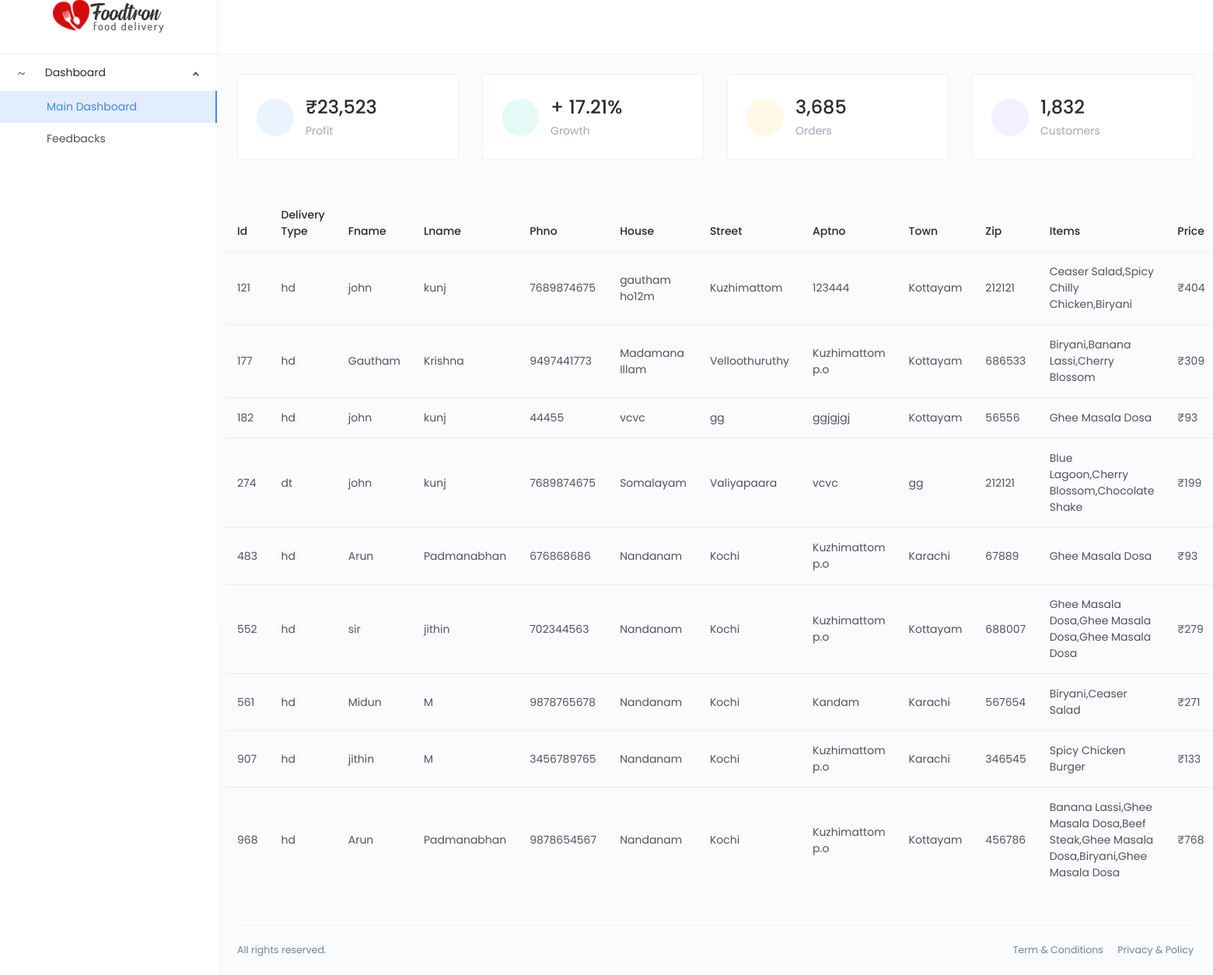
/admin/admin.php, run on the app's committed database.
### tables this page shows
CREATE TABLE `orders` (
  `id` varchar(20) NOT NULL,
  `dtype` varchar(10) NOT NULL,
  `fname` varchar(20) NOT NULL,
  `lname` varchar(20) NOT NULL,
  `house` varchar(20) NOT NULL,
  `street` varchar(20) NOT NULL,
  `aptno` varchar(20) NOT NULL,
  `town` varchar(20) NOT NULL,
  `zip` varchar(20) NOT NULL,
  `email` varchar(20) NOT NULL,
  `phno` varchar(20) NOT NULL,
  `noc` varchar(20) NOT NULL,
  `cardtype` varchar(20) NOT NULL,
  `cardno` varchar(20) NOT NULL,
  `expmonth` varchar(20) NOT NULL,
  `expyear` varchar(20) NOT NULL,
  `cvv` varchar(5) NOT NULL,
  `prods` varchar(2000) NOT NULL,
  `payment` int(30) NOT NULL,
  `dstatus` varchar(2000) NOT NULL
);

### admin/admin.php (the view, shortened to what this page needs)
<!DOCTYPE html>
<html lang="en">
<head>
    <link href="assets/css/app.min.css" rel="stylesheet">
</head>
<body style="overflow-x:auto;">
    <div class="app">
        <div class="layout">
            <div class="header">
                <div class="logo logo-dark">
                    <a href="../index.php">
                        <img src="../images/logo/foody.png" alt="Logo">
                    </a>
                </div>
                <div class="nav-wrap">
                </div>
            </div>
            <div class="side-nav">
                <div class="side-nav-inner">
                    <ul class="side-nav-menu scrollable">
                        <li class="nav-item dropdown open">
                            <a class="dropdown-toggle" href="javascript:void(0);">
                                <span class="icon-holder">
                                    <i class="anticon anticon-dashboard"></i>
                                </span>
                                <span class="title">Dashboard</span>
                            </a>
                            <ul class="dropdown-menu">
                                <li class="active">
                                    <a href="admin.php">Main Dashboard</a>
                                </li>
                                <li class="">
                                <a href="feedbacks.php">Feedbacks</a>
                                </li>
                            </ul>
                        </li>
                    </ul>
                </div>
            </div>
            <div class="page-container">
                <div class="main-content">
                    <div class="row">
                        <div class="col-md-6 col-lg-3">
                            <div class="card">
                                <div class="card-body">
                                    <div class="media align-items-center">
                                        <div class="avatar avatar-icon avatar-lg avatar-blue">
                                            <i class="anticon anticon-dollar"></i>
                                        </div>
                                        <div class="m-l-15">
                                            <h2 class="m-b-0">₹23,523</h2>
                                            <p class="m-b-0 text-muted">Profit</p>
                                        </div>
                                    </div>
                                </div>
                            </div>
                        </div>
                        <div class="col-md-6 col-lg-3">
                            <div class="card">
                                <div class="card-body">
                                    <div class="media align-items-center">
                                        <div class="avatar avatar-icon avatar-lg avatar-cyan">
                                            <i class="anticon anticon-line-chart"></i>
                                        </div>
                                        <div class="m-l-15">
                                            <h2 class="m-b-0">+ 17.21%</h2>
                                            <p class="m-b-0 text-muted">Growth</p>
                                        </div>
                                    </div>
                                </div>
                            </div>
                        </div>
                        <div class="col-md-6 col-lg-3">
                            <div class="card">
                                <div class="card-body">
                                    <div class="media align-items-center">
                                        <div class="avatar avatar-icon avatar-lg avatar-gold">
                                            <i class="anticon anticon-profile"></i>
                                        </div>
                                        <div class="m-l-15">
                                            <h2 class="m-b-0">3,685</h2>
                                            <p class="m-b-0 text-muted">Orders</p>
                                        </div>
                                    </div>
                                </div>
                            </div>
                        </div>
                        <div class="col-md-6 col-lg-3">
                            <div class="card">
                                <div class="card-body">
                                    <div class="media align-items-center">
                                        <div class="avatar avatar-icon avatar-lg avatar-purple">
                                            <i class="anticon anticon-user"></i>
                                        </div>
                                        <div class="m-l-15">
                                            <h2 class="m-b-0">1,832</h2>
                                            <p class="m-b-0 text-muted">Customers</p>
                                        </div>
                                    </div>
                                </div>
                            </div>
                        </div>
                        <div class="m-t-25">
                            <table id="data-table" class="table">
                                <thead>
                                    <tr>
                                        <th>Id</th>
                                        <th>Delivery Type</th>
                                        <th>Fname</th>
                                        <th>Lname</th>
                                        <th>Phno</th>
                                        <th>House</th>
                                        <th>Street</th>
                                        <th>Aptno</th>
                                        <th>Town</th>
                                        <th>Zip</th>
                                        <th>Items</th>
                                        <th>Price</th>
                                    </tr>
                                </thead>
                                <tbody>
                                    <?php
                                    require('../php/connection.php');
                                    $records = mysqli_query($conn, "SELECT * FROM orders");
                                    while ($records1 = mysqli_fetch_assoc($records)) {
                                        echo '<tr>';
                                        echo '<td>' . $records1["id"] . '</td>';
                                        echo '<td>' . $records1["dtype"] . '</td>';
                                        echo '<td>' . $records1["fname"] . '</td>';
                                        echo '<td>' . $records1["lname"] . '</td>';
                                        echo '<td>' . $records1["phno"] . '</td>';
                                        echo '<td>' . $records1["house"] . '</td>';
                                        echo '<td>' . $records1["street"] . '</td>';
                                        echo '<td>' . $records1["aptno"] . '</td>';
                                        echo '<td>' . $records1["town"] . '</td>';
                                        echo '<td>' . $records1["zip"] . '</td>';
                                        echo '<td>' . $records1["prods"] . '</td>';
                                        echo '<td>' . '₹' . $records1["payment"] . '</td>';
                                        echo '</tr>';
                                    }
                                    ?>
                                </tbody>
                            </table>
                        </div>
                    </div>
                </div>
                <footer class="footer">
                    <div class="footer-content">
                        <p class="m-b-0"> All rights reserved.</p>
                        <span>
                            <a href="" class="text-gray m-r-15">Term &amp; Conditions</a>
                            <a href="" class="text-gray">Privacy &amp; Policy</a>
                        </span>
                    </div>
                </footer>
            </div>
        </div>
    </div>
</body>
</html>

### data on the page
orders: id "121", dtype "hd", fname "john", lname "kunj", phno "7689874675", house "gautham ho12m", street "Kuzhimattom", aptno "123444", town "Kottayam", zip "212121", prods "Ceaser Salad,Spicy Chilly Chicken,Biryani", payment "404"
orders: id "177", dtype "hd", fname "Gautham", lname "Krishna", phno "9497441773", house "Madamana Illam", street "Velloothuruthy", aptno "Kuzhimattom p.o", town "Kottayam", zip "686533", prods "Biryani,Banana Lassi,Cherry Blossom", payment "309"
orders: id "182", dtype "hd", fname "john", lname "kunj", phno "44455", house "vcvc", street "gg", aptno "ggjgjgj", town "Kottayam", zip "56556", prods "Ghee Masala Dosa", payment "93"
orders: id "274", dtype "dt", fname "john", lname "kunj", phno "7689874675", house "Somalayam", street "Valiyapaara", aptno "vcvc", town "gg", zip "212121", prods "Blue Lagoon,Cherry Blossom,Chocolate Shake", payment "199"
orders: id "483", dtype "hd", fname "Arun", lname "Padmanabhan", phno "676868686", house "Nandanam", street "Kochi", aptno "Kuzhimattom p.o", town "Karachi", zip "67889", prods "Ghee Masala Dosa", payment "93"
orders: id "552", dtype "hd", fname "sir", lname "jithin", phno "702344563", house "Nandanam", street "Kochi", aptno "Kuzhimattom p.o", town "Kottayam", zip "688007", prods "Ghee Masala Dosa,Ghee Masala Dosa,Ghee Masala Dosa", payment "279"
orders: id "561", dtype "hd", fname "Midun", lname "M", phno "9878765678", house "Nandanam", street "Kochi", aptno "Kandam", town "Karachi", zip "567654", prods "Biryani,Ceaser Salad", payment "271"
orders: id "907", dtype "hd", fname "jithin", lname "M", phno "3456789765", house "Nandanam", street "Kochi", aptno "Kuzhimattom p.o", town "Karachi", zip "346545", prods "Spicy Chicken Burger", payment "133"
orders: id "968", dtype "hd", fname "Arun", lname "Padmanabhan", phno "9878654567", house "Nandanam", street "Kochi", aptno "Kuzhimattom p.o", town "Kottayam", zip "456786", prods "Banana Lassi,Ghee Masala Dosa,Beef Steak,Ghee Masala Dosa,Biryani,Ghee Masala Dosa", payment "768"
